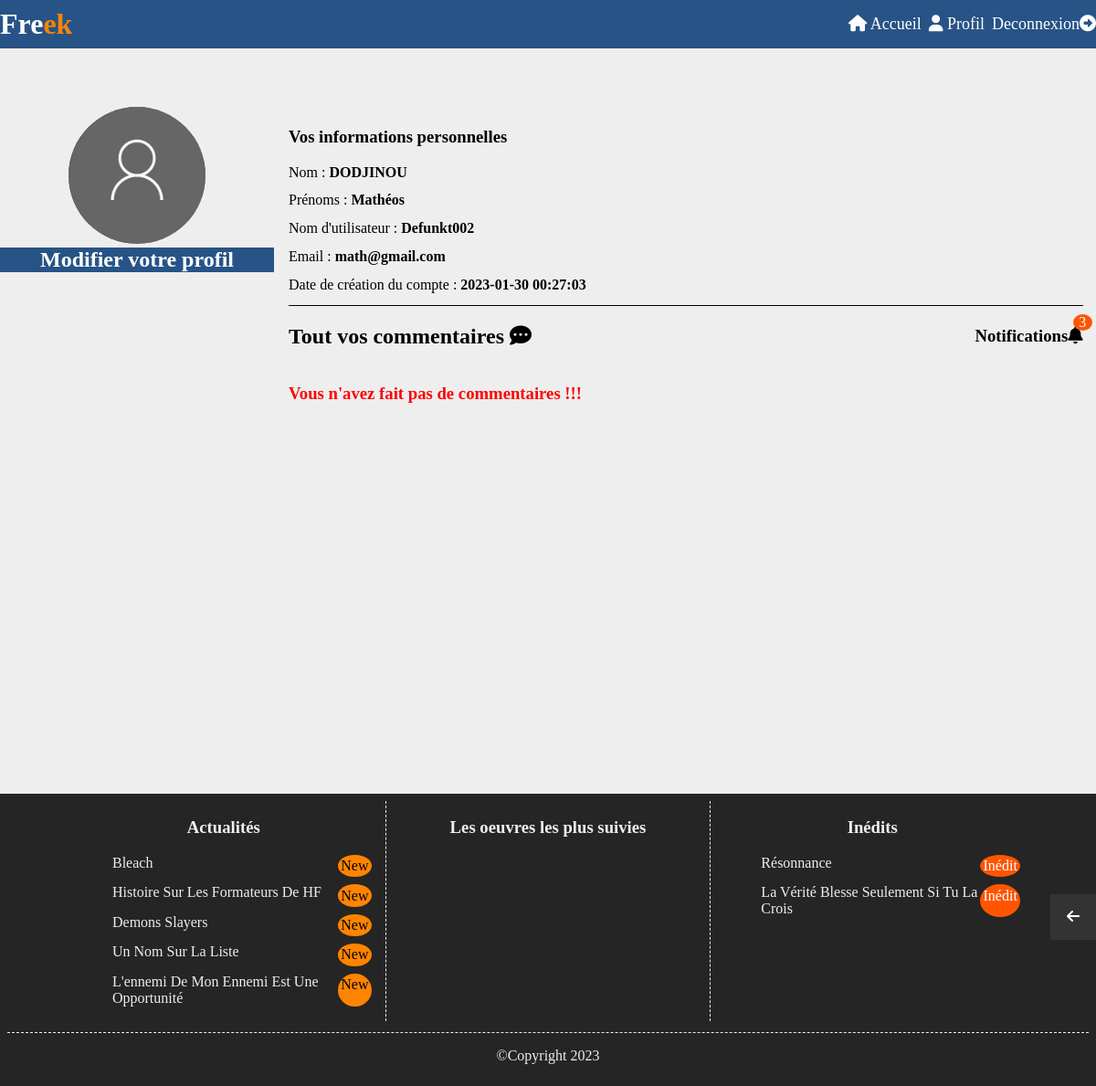
Page /book-controller/view-profil (signed in) on the committed database.
### tables this page shows
CREATE TABLE `books` (
  `book_id` varchar(255) NOT NULL,
  `book_name` varchar(255) NOT NULL,
  `book_image` varchar(255) NOT NULL,
  `book_description` longtext NOT NULL,
  `book_status` enum('En ligne','En attente','Retirer') NOT NULL,
  `user_id` int(11) NOT NULL,
  `created_at` timestamp NOT NULL
);

### App/Controllers/BookController.php (called while the page is built, shortened)
<?php
require "../App/Models/BookModel.php";
class BookController {
    public function verifyAllDescLigne() {
        $this->bookmodel = new BookModel();
        $array = $this->bookmodel->verifyAllDescLigne();
        return $array;
    }
    public function verifyAllDescAttente() {
        $this->bookmodel = new BookModel();
        $array = $this->bookmodel->verifyAllDescAttente();
        return $array;
    }
    public function viewProfil() {
        $array2 = $this->verifyAllDescLigne();
        $array4 = $this->verifyAllDescAttente();
        require_once("../App/Views/Users/profil.php");
    }
}

### public/index.php (called while the page is built)
<?php
require "../Core/Router.php";
$url = $_SERVER["QUERY_STRING"];
$router = new Router();
$router->add('', ['controller' => 'BookController', 'action' => 'viewHome']);
$router->add("{controller}/{action}");
$router->add("admin/{controller}/{action}");
$router->add("admin/{controller}/{id:\d+}/{action}");
$router->add("{controller}/{id:\d+}/{action}");
$router->add("{controller}/{bookname}/{action}");
$router->add("{controller}/{name:[a-zA-Z-\-]+\d+}/{action}");
$router->add("{controller}/{id:\d+}/{books}/{action}");
$router->dispatch($url);
?>

### App/Models/bookmodel.php (called while the page is built, shortened)
<?php
class Bookmodel extends Connexion {
    public function verifyAllDescLigne() {
        $conn = $this->connect();
        $sql = "SELECT * FROM `freek`.books WHERE book_status = 'En ligne' ORDER BY created_at DESC LIMIT 5";
        $stmt = $conn->query($sql);
        $result = $stmt->fetchAll();
        return $result;
    }
    public function verifyAllDescAttente() {
        $conn = $this->connect();
        $sql = "SELECT * FROM `freek`.books WHERE book_status = 'En attente' ORDER BY created_at DESC LIMIT 5";
        $stmt = $conn->query($sql);
        $result = $stmt->fetchAll();
        return $result;
    }
}
?>

### App/Views/Users/profil.php (the view, shortened to what this page needs)
<?php
    require "header.php";
?>
<?php if(isset($_SESSION["username"])): ?>
<main>
    <div class="container flex bloc">
        <section class="flex_section1 title">
            <img src="/ressources/assets/medias-users/<?php echo $_SESSION["image"] ?>" alt="account">
            <h2> <a href="/login-controller/<?php echo $_SESSION["user_id"] ?>/update-profil">Modifier votre profil</a></h2>
        </section>
        <section class="flex_section chapter paragraph">
            <h3>Vos informations personnelles</h3>
            <p>Nom : <strong><?php echo $_SESSION["lastname"];?></strong></p>
            <p>Prénoms : <strong><?php echo $_SESSION["firstname"];?></strong></p>
            <p>Nom d'utilisateur : <strong><?php echo $_SESSION["username"];?></strong></p>
            <p>Email : <strong><?php echo $_SESSION["email"];?></strong></p>
            <p>Date de création du compte : <strong><?php echo $_SESSION["created_at"];?></strong></p>
            <div class="recap flex">
                <h2 class="border click">Tout vos commentaires <i class="fas fa-comment-dots"></i></h2>
                <div class="point">
                    <h3 class="notification">Notifications<i class="fas fa-bell"></i></h3>
                    <p></p>
                </div>
            </div>
            <div class="container_article">
                <article class="article article_one">
                </article>
            </div>
        </section>
    </div>
    <button class="click_button"><i class="fa fa-arrow-left"></i></button>
</main>
<?php require "footer.php"; ?>
<?php else: ?>
<?php header("Location:/book-controller/view-home"); ?>
<?php endif; ?>

### Core/Router.php (shortened to what this page needs)
<?php
class Router {
    protected $routes = [];
    protected $parametres = [];
    public function add($url, $param = []) {
        $route = preg_replace("/\//", "\/", $url);
        $route = preg_replace("/\{([a-z-]+)\}/", "(?'\\1'[a-z-]+)", $route);
        $route = preg_replace("/\{([a-z-]+):([^\}]+)\}/", "(?'\\1'\\2)", $route);
        $route = "/^" . $route . "\$/i";
        $this->routes[$route] = $param;
    }
    public function explode($url) {
        if(preg_match("/&/i", $url, $matches)) {
            $url = explode("&", $url);
            $url = $url[0];
            return $url;
        } else {
            return $url;
        }
    }
    public function match($url) {
        $url = $this->explode($url);
        foreach ($this->routes as $route => $params) {
            if(preg_match($route, $url, $matches)) {
                foreach ($matches as $key => $match) {
                    if(is_string($key)) {
                        $params[$key] = $match;
                    }
                }
                $this->parametres = $params;
                return true;
            }
        }
        return false;
    }
    public function convertToPascalCase($url) {
        return preg_replace("/-/", "", ucwords($url, "-"));
    }
    public function convertToCamelCase($url) {
        return lcfirst($this->convertToPascalCase($url));
    }
    public function autoload($classname) {
        return spl_autoload_register(function($classname) {
            $root = "../App/Controllers";
            $file = $root . "/$classname" . ".php";
            if(is_readable($file)) {
                require ("../App/Controllers/" . $classname . ".php");
            } else {
                header("Location:/receive/page-error");
                exit();
            }
        }
        );
    }
    public function dispatch($url) {
        if($this->match($url)) {
            $controller = $this->parametres["controller"];
            $controller = $this->convertToPascalCase($controller);
            if($this->autoload($controller)) {
                $controller_object = new $controller();
                $action = $this->parametres["action"];
                $action = $this->convertToCamelCase($action);
                if(method_exists($controller, $action)) {
                        $controller_object->$action();
                } else {
                   echo "La page que vous recherchez n'existe pas. Veuillez revoir le chemin que vous avez entré:";
                   exit();
                }
            } else {
                header("Location:/receive/page-error");
                exit();
            }
        } else {
            header("Location:/receive/page-error");
            exit();
        }
    }
}
?>

### App/Views/Users/header.php (shortened to what this page needs)
<!DOCTYPE html>
<html lang="en">
<head>
    <link rel="stylesheet" href="/ressources/css/styles.css">
</head>
<body>
    <header>
        <div class="header flex white">
            <h1 class="margin0"><a href="/">Fre<span class="orange">ek</span></a></h1>
            <nav class="topnav0">
                <ul class="topul flex list" id="topul">
                    <li><a href="/book-controller/view-home"><i class="fa fa-home"></i> Accueil</a></li>
                    <?php if(isset($_SESSION["user_role"]) && $_SESSION["user_role"] == 0): ?>
                        <li><a href="/admin/book-controller/view-dashbord">Dashbord</a></li>
                        <li><a href="/book-controller/view-profil"><i class="fa fa-user"></i> Profil</a></li>
                        <li><a href="/receive/logout">Deconnexion<i class="fas fa-arrow-alt-circle-right"></i></a></li>
                    <?php elseif(isset($_SESSION["user_role"]) && $_SESSION["user_role"] == 1): ?>
                        <li><a href="/book-controller/view-profil"><i class="fa fa-user"></i> Profil</a></li>
                        <li><a href="/receive/logout">Deconnexion<i class="fas fa-arrow-alt-circle-right"></i></a></li>
                    <?php else: ?>
                        <li><a href="/receive/login">Connexion</a></li>
                    <?php endif; ?>
                </ul>
            </nav>
        </div>
    </header>

### App/Views/Users/footer.php (shortened to what this page needs)
<footer>
    <div class="flex">
        <section>
            <h3>Actualités</h3>
            <ul class="flex flex-ul">
                <?php foreach($array2 as $key => $values) : ?>
                        <li><?= $values["book_name"] ?> <span class="span">New</span></li>
                <?php endforeach; ?>
            </ul>
        </section>
        <section>
            <h3>Les oeuvres les plus suivies</h3>
        </section>
        <section>
            <h3>Inédits</h3>
            <ul class="flex flex-ul">
                <?php foreach($array4 as $key => $values) : ?>
                        <li><?= $values["book_name"] ?> <span class="inedit">Inédit</span></li>
                <?php endforeach; ?>
            </ul>
        </section>
    </div>
    <p>&copy;Copyright 2023</p>
</footer>
</body>
</html>

### public/ressources/css/styles.css (style rules this page uses)
*, *::before, *::after { box-sizing: border-box; }
html { scroll-behavior: smooth; }
:root { --reddark-: rgb(107, 9, 9); --blnuitcl-: #275387; --rgb-blue-: rgb(83, 114, 218); --orange-: rgb(255, 132, 0); --orangepur-: #f50; --red-: red; --redclair-: rgb(223, 49, 49); --green-: green; --rgb-green-: rgb(49, 112, 49); --rgba-dark-: rgba(0, 0, 0, 0.4); --gray-: rgb(175, 172, 172); --clair-: rgba(204, 240, 231, 0.87); --clr-dark: 3 3 17; --bgc-rgb-: rgb(37, 37, 37); --fefefe-: #fefefe; --ccc-: #ccc; --ddd-: #ddd; --dd_d-: rgb(183, 179, 179); --c33-: #333; --eee-: #eee; --white-: white; --black-: black; --rgb-beige-: rgb(207, 205, 194); --px5-: 5px; --px10-: 10px; --px12-: 12px; --px14-: 14px; --px15-: 15px; --px16-: 16px; --px18-: 18px; --px20-: 20px; --px-20-: -20px; --px25-: 25px; --px35-: 35px; --px30-: 30px; --px40-: 40px; --px50-: 50px; --px55-: 55px; --px80-: 80px; --px100-: 100px; --pd_2-: .2em; --pd_3-: .3em; --pd_5-: .5em; --pd_8-: .8em; --pd1-: 1em; --rem8-: .8rem; --rem1-: 1rem; --rem3-: 1.3rem; --rem1_5-: 1.5rem; --rem2-: 2rem; --rem4-: 4rem; }
body { margin: 0; font-family: atiti, serif; background-color: var(--eee-); }
.container_article { overflow-y: scroll; height: 400px; }
.flex { display: flex; }
.list { list-style: none; }
.margin0 { margin: 0; }
.orange { color: var(--orange-); }
.white { color: var(--white-); }
.top, .click_button { position: fixed; right: 0; justify-content: center; align-items: center; background-color: var(--c33-); aspect-ratio: 1; width: 50px; }
.click_button { bottom: 160px; border: none; color: var(--white-); font-size: var(--px16-); cursor: pointer; }
.click { cursor: pointer; }
a { text-decoration: none; color: var(--white-); }
header { background-color: var(--blnuitcl-); }
.header { margin: 0 auto; max-width: 1300px; justify-content: space-between; align-items: center; }
.topul { gap: .5em; padding: 0; }
.topul>li>a { font-size: var(--px18-); }
.container { margin: 0 auto; max-width: 1300px; flex-wrap: wrap; }
.bloc { gap: .8em; margin-block: var(--rem4-); }
.article { align-items: center; gap: .2em; }
.article { margin-top: var(--px15-); }
.chapter>div { gap: var(--rem8-); align-items: center; }
.chapter>p { margin-block: var(--rem8-); }
.title>h2 { margin: 0; }
.flex_section1 { text-align: center; flex-basis: 25%; }
.flex_section { flex-basis: 73%; padding: var(--pd_2-); }
.flex_section1>h2 { background-color: var(--blnuitcl-); color: var(--white-); }
.flex_section1>img { aspect-ratio: 1; border-radius: 50%; width: 50%; }
.point { position: relative; }
.p_color { position: absolute; display: flex; justify-content: center; top: -10px; right: -10px; border-radius: 50%; width: var(--rem3-); background-color: #f50; color: var(--white-); }
.recap { border-top: 1px solid var(--black-); justify-content: space-between; }
.notification { cursor: pointer; }
footer { color: var(--eee-); background-color: var(--bgc-rgb-); padding: var(--pd_5-); }
footer>div { justify-content:center; border-bottom: 1px dashed var(--eee-); }
footer>div>section { flex-basis: 30%; margin-bottom: var(--rem8-); }
.flex-ul { justify-content: center; align-items: center; flex-wrap: wrap; gap: .5em 0; }
.flex-ul>li { flex-basis: 90%; display: flex; justify-content: space-between; }
.flex-ul>li>.span, .flex-ul>li>.inedit, .flex-ul>li>.follow { padding: var(--pd_2-); }
.flex-ul>li>.span, .flex-ul>li>.inedit { border-radius: 50%; }
.flex-ul>li>.inedit { background-color: var(--orangepur-); color: var(--white-); }
.flex-ul>li>.span { background-color: var(--orange-); color: var(--black-); }
footer>div>section:nth-of-type(2) { border-inline: 1px dashed var(--eee-); }
footer>div>section>h3 { text-align: center; }
footer>p { flex-basis: 100%; text-align: center; }

### rows in the picture
books: book_name "Bleach"
books: book_name "Histoire Sur Les Formateurs De HF"
books: book_name "Demons Slayers"
books: book_name "Un Nom Sur La Liste"
books: book_name "L'ennemi De Mon Ennemi Est Une Opportunité"
books: book_name "Résonnance"
books: book_name "La Vérité Blesse Seulement Si Tu La Crois"

### other values in the picture
$_SESSION["lastname"] "DODJINOU"
$_SESSION["firstname"] "Mathéos"
$_SESSION["username"] "Defunkt002"
$_SESSION["email"] "math@gmail.com"
$_SESSION["created_at"] "2023-01-30 00:27:03"
